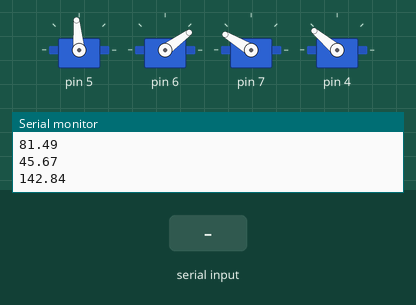
Recording of a sketch running on a simulated Arduino Uno, built with avr-gcc and run on an emulated ATmega328P. On the bench: 4 × servo, the last lines printed to the serial monitor. The inputs (shaded band) are chosen by the test bench.

Above: at 1.2 s.
1.3 s: "x90\n" received over Serial
At 4.2 s:
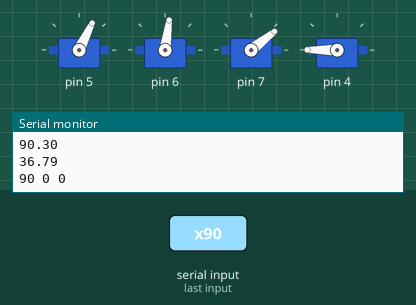
4.3 s: "x" received over Serial
At 5.7 s:
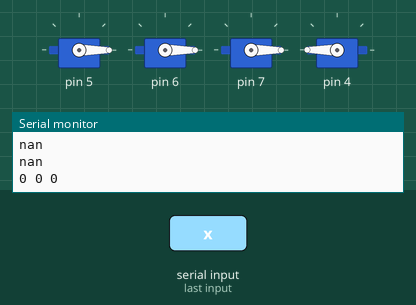
6.9 s: "x,45\n" received over Serial
At 8.8 s:
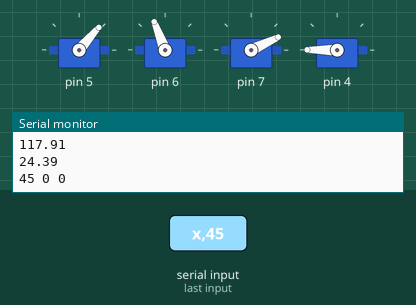
Timing chart, 0 to 10.3 s (numbered marks = the images above; inputs shaded):
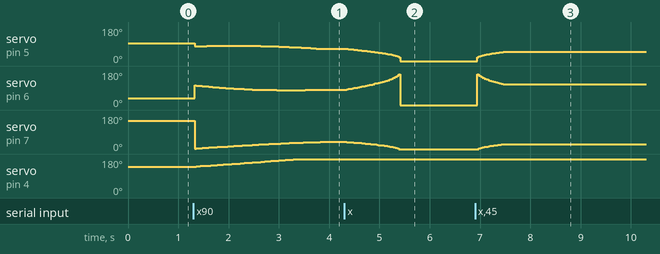

Measured:
- after the input at 1.3 s, servo on pin 5: 95° → 78° at once, → 79° 0.11 s later, → 80° 0.12 s later, → 81° 0.21 s later, … (21 changes in this stretch); servo on pin 4: moves from 140° to 180° over 2.0 s, starting after 0.05 s
- after the input at 4.3 s, servo on pin 5: moves from 64° to 0° over 1.0 s, starting after 0.08 s; servo on pin 6: rises from 82° to 163° in 1.0 s, then falls to 0° in 0.03 s; servo on pin 7: moves from 38° to 0° over 1.0 s, starting after 0.05 s
- after the input at 6.9 s, servo on pin 5: moves from 0° to 49° over 0.52 s, starting at once; servo on pin 7: moves from 0° to 25° over 0.48 s, starting after 0.08 s

The sketch:

arduino_code.ino
```cpp
// #include <Servo.h>
#include "Arm.h"

#define SIZE_A 151
#define SIZE_B 151
#define SIZE_C 100
#define SIZE_h 70

// Servo servoA; //min 0   max 171
// Servo servoB; //min 11 max 180
// Servo servoC; //min 0  max 171
// Servo servoR; //min 0 max 180

Arm myArm(SIZE_A, SIZE_B, SIZE_C, SIZE_h);


void setup() {
  Serial.begin(9600);
  Serial.setTimeout(5);

  myArm.set_servo(5, 6, 7, 4);


  myArm.set_default_cords(150,150,100, 90);
  // myArm.set_position_by_angle(90, 90, 90, 90);
  // delay(1000);


  // myArm.cords_to_angle(302, 150, 150);
}


int i = 3;

void get_cord(){
  // Serial.read();
  int x = Serial.parseInt();

  // Serial.read();
  int y = Serial.parseInt();
  // Serial.read();
  int z = Serial.parseInt();
  int c = Serial.parseInt();

  Serial.print(" x:");Serial.print(x);Serial.print(" y:");Serial.print(y);Serial.print(" z:");Serial.print(z);
  Serial.print(" c:");Serial.print(c);Serial.print(" interval:");
  Serial.println(i);

  myArm.go_to_cord(x,y,z,c,i);
}
void loop(){
  if(Serial.available()){
    char key = Serial.read();
    Serial.print(key);

    if(key == 'x'){
      get_cord();
    }else if(key == 'i'){
      i = Serial.parseInt();
    }
  }
  // delay(1000);
  // myArm.go_to_cord(450,150,100,90,3);

  // delay(1000);
  // myArm.go_to_cord(150,150,100,90,3);

  // delay(1000);
  // myArm.go_to_cord(350,100,200, 0,5);

  // delay(1000);
  // myArm.go_to_cord(400,50,100, 90,5);

}
```

Arm.cpp
```cpp
#include "Arm.h"
// #include <math.h>

#define pi 3.141592653589793238463

Arm::Arm(int A,int B,int C, int h): size_A(A), size_B(B), size_C(C), size_h(h) {}

void Arm::set_servo(int pin_A, int pin_B, int pin_C, int pin_R)
{
  servoA.attach(pin_A);
  servoB.attach(pin_B);
  servoC.attach(pin_C);
  servoR.attach(pin_R);
}

void Arm::set_position_by_angle(float angle_A, float angle_B, float angle_C, float angle_R)
{
  angle_A = (angle_A + 9) * 1.05;
  angle_B = (angle_B - 11) * 1.04;
  angle_R = (180 - (angle_R-9)*1.1);
  angle_C = angle_C * 1.05;
  servoA.write(angle_A);
  servoB.write(angle_B);
  servoC.write(angle_C);
  servoR.write(angle_R);

}

float radian_to_degree(float num){
    num = num*180/pi;
    return num;
}
float degree_to_radian(float num){
    num = num * (pi/180);
    return num;
}
void Arm::cords_to_angle(int x, int y, int z)
{
  // Serial.print(x); Serial.print(" "); Serial.print(y); Serial.print(" "); Serial.println(z);
    z -= size_h;
  // find R servo angle
    float dist = sqrt(pow(y, 2) + pow(size_A + size_B - x, 2));
    // Serial.println(dist);
    if(dist > size_A+size_B) return;

    float tmp = y;
    current_R = radian_to_degree(asin(tmp/dist));
    if(x>size_A+size_B) current_R = 180 - current_R;
    Serial.println(current_R);

  // fined A and B servo angle
    y = z;
    float x_ = dist;

    if(curent_c <= 90){
        x_ = x_ - sin(degree_to_radian(curent_c)) * size_C;
        y = y + cos(degree_to_radian(curent_c)) * size_C;
    }else{

        x_ = x_ - cos(degree_to_radian(curent_c-90)) * size_C;
        y = y - sin(degree_to_radian(curent_c-90)) * size_C;
    }


    dist = sqrt(pow(x_,2) + pow(y, 2));

    // Serial.println('-');
    // Serial.println(dist);
    current_B = acos((pow(size_A,2)+pow(size_B,2)-pow(dist,2))/(2*size_A*size_B));


    current_A = radian_to_degree(asin(size_B*sin(current_B)/dist) + asin(y/dist));

    Serial.println(current_A);
    Serial.println(radian_to_degree(current_B));

  // find C servo angle
    current_C = curent_c + radian_to_degree(asin(size_B*sin(current_B)/dist) + asin(x_/dist)) - 90;
    current_B = radian_to_degree(current_B);
    Serial.println(current_C);
}

void Arm::set_default_cords(int x, int y, int z, float c){
  curent_x = x;
  curent_y = y;
  curent_z = z;
  curent_c = c;

  cords_to_angle(x,y,z);
  set_position_by_angle(current_A, current_B, current_C, current_R);
}

void Arm::go_to_cord(int x, int y, int z, float c, int m){
    int tmp_x;
    int tmp_y;
    int tmp_z;
    curent_c = c;

    int directionVector[3];
    directionVector[0] = x - curent_x;
    directionVector[1] = y - curent_y;
    directionVector[2] = z - curent_z;

    int dist = sqrt(pow(curent_x-x,2)+pow(curent_y-y,2)+pow(curent_z-z,2));
    if(dist == 0){
      cords_to_angle(x,y,z);
      set_position_by_angle(current_A, current_B, current_C, current_R);
      return;
    }
    int n = dist/m;

    // cout<<directionVector[0]<<" "<<directionVector[1]<<" "<<directionVector[2]<<" "<<n<<endl<<endl;

    for(int i = 0; i <= n; ++i){
        float t = (float)i / n;
        tmp_x = curent_x + directionVector[0]*t;
        tmp_y = curent_y + directionVector[1]*t;
        tmp_z = curent_z + directionVector[2]*t;

        cords_to_angle(tmp_x,tmp_y,tmp_z);
        set_position_by_angle(current_A, current_B, current_C, current_R);
        delayMicroseconds(delay_time);

        Serial.print(tmp_x); Serial.print(" "); Serial.print(tmp_y); Serial.print(" "); Serial.println(tmp_z);

    }
    curent_x = tmp_x;
    curent_y = tmp_y;
    curent_z = tmp_z;

}
```

Arm.h
```cpp
#ifndef ARM_H
#define ARM_H

#include <Arduino.h>
#include <Servo.h>
// #include <math.h>

class Arm{
  private:
    long size_A;
    long size_B;
    long size_C;
    long size_h;

    Servo servoA;
    Servo servoB;
    Servo servoR;
    Servo servoC;

  // current angles
    float current_A;
    float current_B;
    float current_C;
    float current_R;

  // current cordinates
    int curent_x;
    int curent_y;
    int curent_z;
    int curent_c;

    int delay_time = 2;

  public:
    Arm(int A,int B, int C, int h);
    void set_servo(int pin_A, int pin_B,int pin_C, int pin_R);
    void set_position_by_angle(float angle_A, float angle_B, float angle_C, float angle_R);
    void set_default_cords(int x, int y, int z, float c);
    void go_to_cord(int x, int y, int z, float c, int interval);


  private:
    void cords_to_angle(int x, int y, int z);
};


#endif
```
